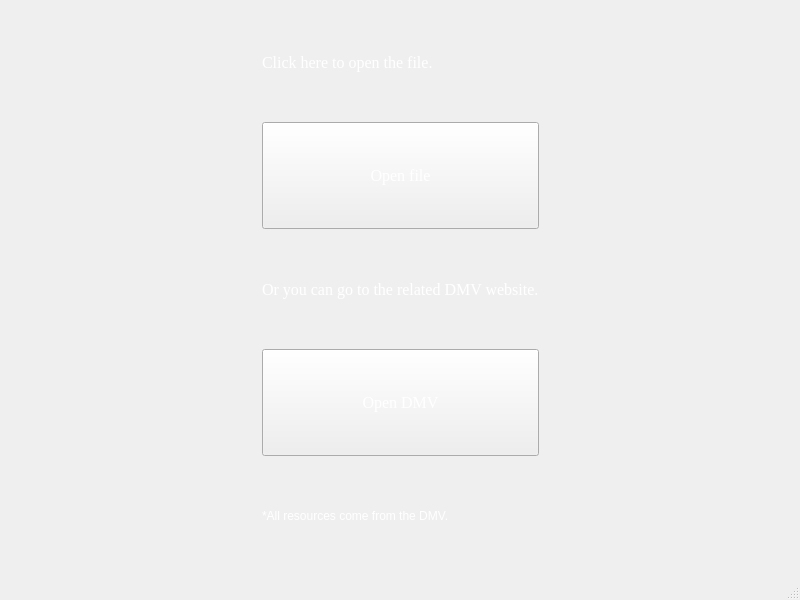
<?xml version="1.0" encoding="UTF-8"?>
<ui version="4.0">
 <class>valearn</class>
 <widget class="QMainWindow" name="valearn">
  <property name="geometry">
   <rect>
    <x>0</x>
    <y>0</y>
    <width>800</width>
    <height>600</height>
   </rect>
  </property>
  <property name="windowTitle">
   <string>MainWindow</string>
  </property>
  <property name="styleSheet">
   <string notr="true">QMainWindow{
	background-image: url(:/new/pic/road.jpg)
}</string>
  </property>
  <widget class="QWidget" name="centralwidget">
   <layout class="QGridLayout" name="gridLayout_2">
    <item row="0" column="0">
     <layout class="QGridLayout" name="gridLayout">
      <item row="2" column="2">
       <spacer name="horizontalSpacer">
        <property name="orientation">
         <enum>Qt::Horizontal</enum>
        </property>
        <property name="sizeHint" stdset="0">
         <size>
          <width>40</width>
          <height>20</height>
         </size>
        </property>
       </spacer>
      </item>
      <item row="0" column="1">
       <widget class="QLabel" name="label">
        <property name="font">
         <font>
          <family>Times New Roman</family>
          <pointsize>12</pointsize>
         </font>
        </property>
        <property name="styleSheet">
         <string notr="true">color: white;
</string>
        </property>
        <property name="text">
         <string>Click here to open the file.</string>
        </property>
       </widget>
      </item>
      <item row="2" column="0">
       <spacer name="horizontalSpacer_2">
        <property name="orientation">
         <enum>Qt::Horizontal</enum>
        </property>
        <property name="sizeHint" stdset="0">
         <size>
          <width>40</width>
          <height>20</height>
         </size>
        </property>
       </spacer>
      </item>
      <item row="2" column="1">
       <widget class="QLabel" name="label_2">
        <property name="font">
         <font>
          <family>Times New Roman</family>
          <pointsize>12</pointsize>
         </font>
        </property>
        <property name="styleSheet">
         <string notr="true">color: white;
</string>
        </property>
        <property name="text">
         <string>Or you can go to the related DMV website.</string>
        </property>
       </widget>
      </item>
      <item row="3" column="1">
       <widget class="QPushButton" name="pushButton_2">
        <property name="sizePolicy">
         <sizepolicy hsizetype="Minimum" vsizetype="Preferred">
          <horstretch>0</horstretch>
          <verstretch>0</verstretch>
         </sizepolicy>
        </property>
        <property name="font">
         <font>
          <family>Times New Roman</family>
          <pointsize>12</pointsize>
         </font>
        </property>
        <property name="styleSheet">
         <string notr="true">color: white;
border-image: url(:/new/pic/buttton.png)</string>
        </property>
        <property name="text">
         <string>Open DMV</string>
        </property>
       </widget>
      </item>
      <item row="1" column="1">
       <widget class="QPushButton" name="pushButton">
        <property name="sizePolicy">
         <sizepolicy hsizetype="Minimum" vsizetype="Preferred">
          <horstretch>0</horstretch>
          <verstretch>0</verstretch>
         </sizepolicy>
        </property>
        <property name="font">
         <font>
          <family>Times New Roman</family>
          <pointsize>12</pointsize>
         </font>
        </property>
        <property name="styleSheet">
         <string notr="true">color: white;
border-image: url(:/new/pic/buttton.png)</string>
        </property>
        <property name="text">
         <string>Open file</string>
        </property>
       </widget>
      </item>
      <item row="4" column="1">
       <widget class="QLabel" name="label_3">
        <property name="styleSheet">
         <string notr="true">color: white;
</string>
        </property>
        <property name="text">
         <string>*All resources come from the DMV.</string>
        </property>
       </widget>
      </item>
     </layout>
    </item>
   </layout>
  </widget>
  <widget class="QMenuBar" name="menubar">
   <property name="geometry">
    <rect>
     <x>0</x>
     <y>0</y>
     <width>800</width>
     <height>26</height>
    </rect>
   </property>
  </widget>
  <widget class="QStatusBar" name="statusbar"/>
 </widget>
 <resources/>
 <connections/>
</ui>
